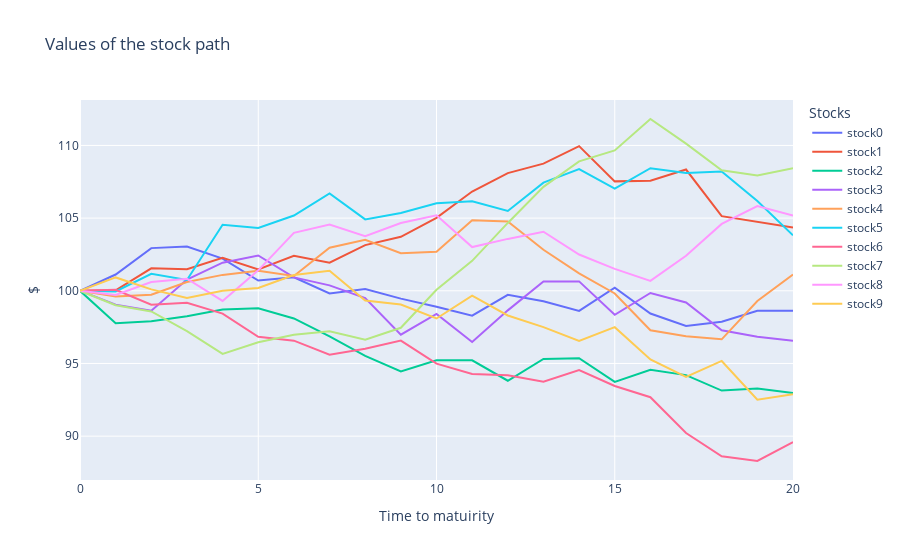

Write notebook code for a chart like this one.
### Code cell
fig = go.Figure()
# Add traces for each column
for column in stock_prices.columns:
    fig.add_trace(go.Scatter(x=stock_prices.index, y=stock_prices[column], mode='lines', name=f"stock{column}"))

# Update layout
fig.update_layout(
    title='Values of the stock path ',
    xaxis_title='Time to matuirity',
    yaxis_title='$',
    template='plotly',
    legend=dict(title='Stocks'),
)

# Show the plot
fig.show()

### Figure 1 — Plotly figure (JSON) as saved in the notebook; plotly's stock layout.template omitted (floating-point values rounded to 4 significant figures)
{"data": [{"mode": "lines", "name": "stock0", "type": "scatter", "x": [0, 1, 2, 3, 4, 5, 6, 7, 8, 9, 10, 11, 12, 13, 14, 15, 16, 17, 18, 19, 20], "y": [100, 101.1, 102.9, 103.0, 102.2, 100.7, 100.9, 99.82, 100.1, 99.46, 98.91, 98.28, 99.72, 99.28, 98.62, 100.2, 98.44, 97.58, 97.87, 98.63, 98.62]}, {"mode": "lines", "name": "stock1", "type": "scatter", "x": [0, 1, 2, 3, 4, 5, 6, 7, 8, 9, 10, 11, 12, 13, 14, 15, 16, 17, 18, 19, 20], "y": [100, 100.0, 101.5, 101.5, 102.3, 101.5, 102.4, 101.9, 103.1, 103.7, 105.0, 106.8, 108.1, 108.8, 110.0, 107.5, 107.6, 108.3, 105.1, 104.8, 104.3]}, {"mode": "lines", "name": "stock2", "type": "scatter", "x": [0, 1, 2, 3, 4, 5, 6, 7, 8, 9, 10, 11, 12, 13, 14, 15, 16, 17, 18, 19, 20], "y": [100, 97.77, 97.91, 98.25, 98.71, 98.79, 98.1, 96.86, 95.53, 94.46, 95.22, 95.22, 93.81, 95.31, 95.36, 93.73, 94.57, 94.2, 93.14, 93.28, 92.97]}, {"mode": "lines", "name": "stock3", "type": "scatter", "x": [0, 1, 2, 3, 4, 5, 6, 7, 8, 9, 10, 11, 12, 13, 14, 15, 16, 17, 18, 19, 20], "y": [100, 99.05, 98.63, 100.8, 101.9, 102.4, 100.9, 100.4, 99.5, 96.98, 98.41, 96.48, 98.65, 100.6, 100.6, 98.35, 99.85, 99.2, 97.28, 96.84, 96.56]}, {"mode": "lines", "name": "stock4", "type": "scatter", "x": [0, 1, 2, 3, 4, 5, 6, 7, 8, 9, 10, 11, 12, 13, 14, 15, 16, 17, 18, 19, 20], "y": [100, 99.61, 99.74, 100.6, 101.1, 101.4, 101.0, 103.0, 103.5, 102.6, 102.7, 104.9, 104.8, 102.8, 101.2, 99.82, 97.28, 96.87, 96.66, 99.3, 101.1]}, {"mode": "lines", "name": "stock5", "type": "scatter", "x": [0, 1, 2, 3, 4, 5, 6, 7, 8, 9, 10, 11, 12, 13, 14, 15, 16, 17, 18, 19, 20], "y": [100, 99.96, 101.2, 100.7, 104.5, 104.3, 105.2, 106.7, 104.9, 105.3, 106.0, 106.2, 105.5, 107.4, 108.4, 107.0, 108.4, 108.1, 108.2, 106.2, 103.8]}, {"mode": "lines", "name": "stock6", "type": "scatter", "x": [0, 1, 2, 3, 4, 5, 6, 7, 8, 9, 10, 11, 12, 13, 14, 15, 16, 17, 18, 19, 20], "y": [100, 100.1, 99.04, 99.18, 98.43, 96.83, 96.57, 95.61, 96.02, 96.57, 94.99, 94.28, 94.2, 93.75, 94.55, 93.45, 92.68, 90.22, 88.61, 88.29, 89.59]}, {"mode": "lines", "name": "stock7", "type": "scatter", "x": [0, 1, 2, 3, 4, 5, 6, 7, 8, 9, 10, 11, 12, 13, 14, 15, 16, 17, 18, 19, 20], "y": [100, 99.01, 98.58, 97.22, 95.66, 96.47, 96.97, 97.21, 96.64, 97.46, 100.1, 102.1, 104.7, 107.2, 108.9, 109.7, 111.8, 110.1, 108.3, 107.9, 108.4]}, {"mode": "lines", "name": "stock8", "type": "scatter", "x": [0, 1, 2, 3, 4, 5, 6, 7, 8, 9, 10, 11, 12, 13, 14, 15, 16, 17, 18, 19, 20], "y": [100, 99.72, 100.6, 100.8, 99.31, 101.4, 104.0, 104.6, 103.8, 104.7, 105.2, 103.0, 103.6, 104.1, 102.5, 101.5, 100.7, 102.4, 104.6, 105.8, 105.2]}, {"mode": "lines", "name": "stock9", "type": "scatter", "x": [0, 1, 2, 3, 4, 5, 6, 7, 8, 9, 10, 11, 12, 13, 14, 15, 16, 17, 18, 19, 20], "y": [100, 100.9, 100.1, 99.51, 100.0, 100.2, 101.1, 101.4, 99.33, 99.06, 98.1, 99.66, 98.3, 97.5, 96.55, 97.5, 95.28, 94.07, 95.17, 92.5, 92.89]}], "layout": {"legend": {"title": {"text": "Stocks"}}, "title": {"text": "Values of the stock path "}, "xaxis": {"title": {"text": "Time to matuirity"}}, "yaxis": {"title": {"text": "$"}}}}
